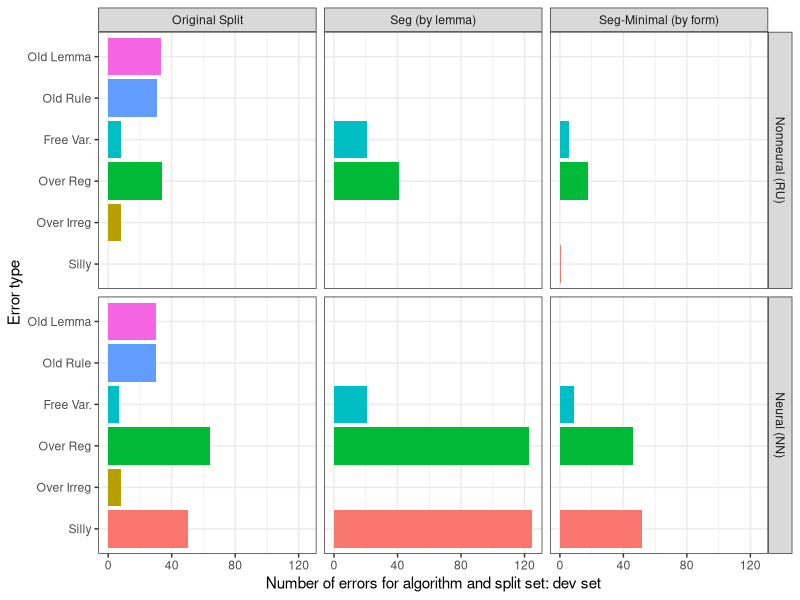
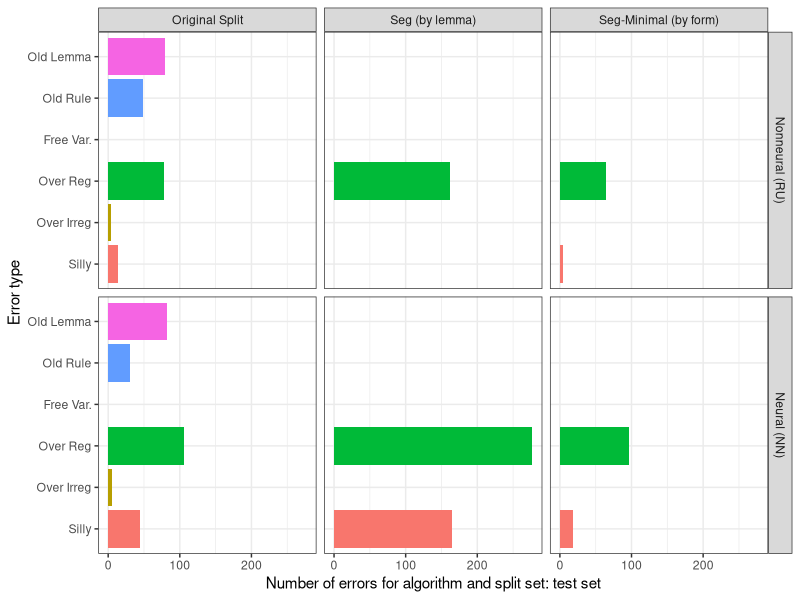
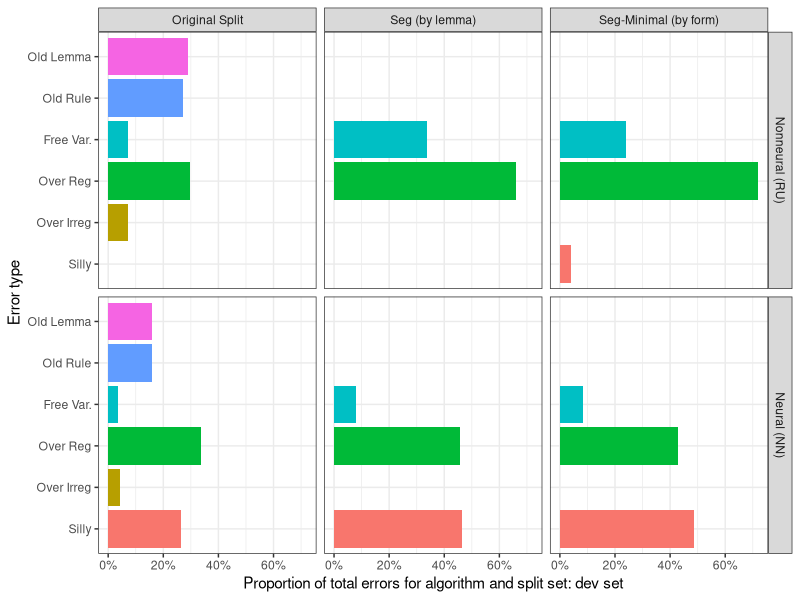
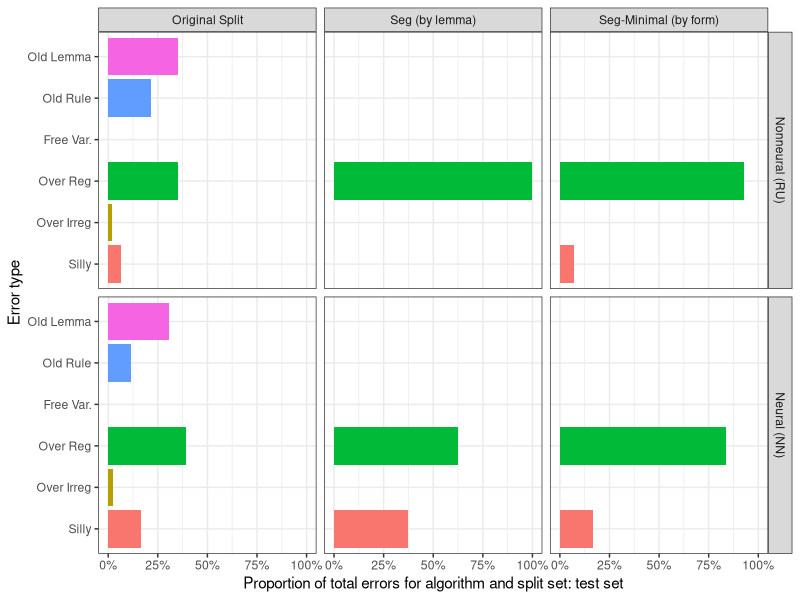
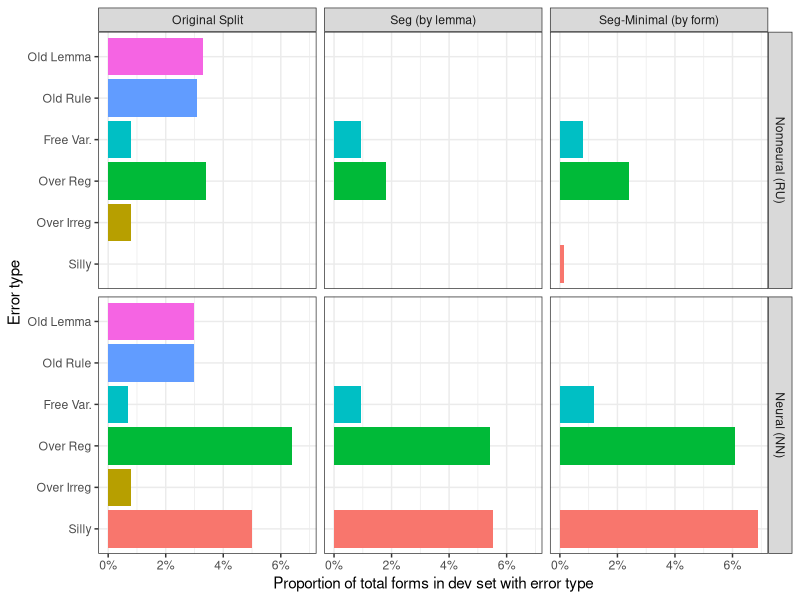
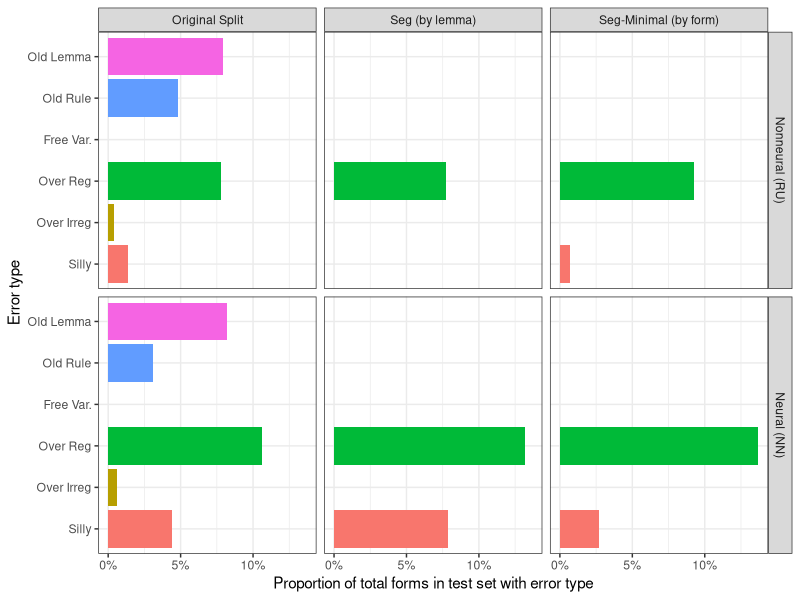
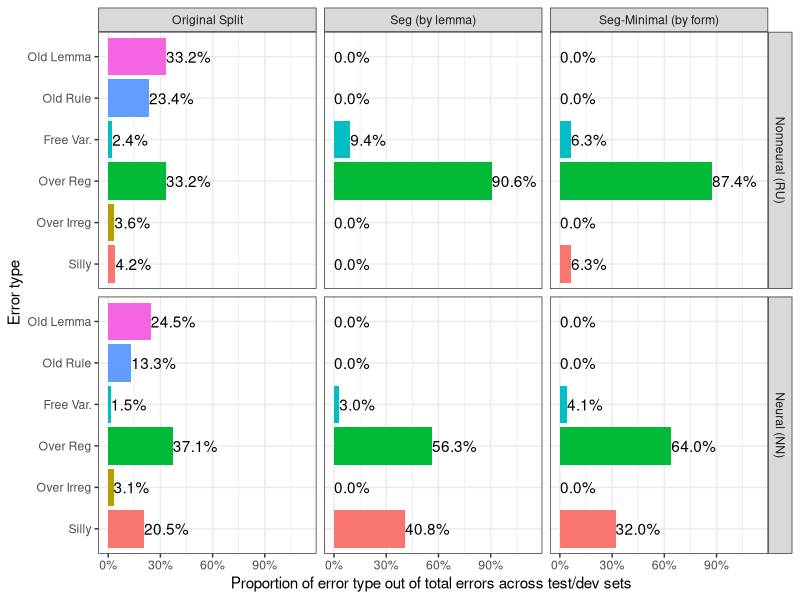
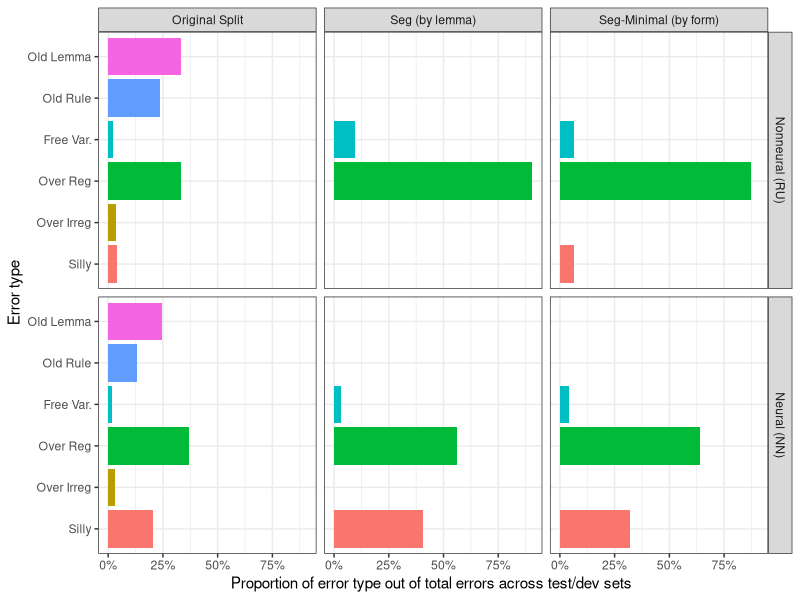

Write the R code that produced these figures, in order.
## ---- chunk 1
knitr::opts_chunk$set(fig.path = "figs/fra-", dev = c('pdf', 'png'), cache=T)
## ---- chunk 2
library(tidyr)
library(ggplot2)
library(magrittr)
library(dplyr)
library(stringr)
## ---- chunk 3
dat.forms <- read.csv("data/fra_data_set_form_counts.csv")
dat.errors <- read.csv("data/fra_error_distribution.csv")

## ---- chunk 4

dat.err.long <- dat.errors %>%
  pivot_longer(!Data.set, names_to = "error_type", values_to = "count") %>%
  mutate(error_type = factor(error_type, levels =  rev(c("Old.lemma", "Old.Rule", "Free.Var", "Over.Reg", "Over.Irreg", "Silly"))))


## ---- chunk 5
dat.err.long %<>%
  mutate(
    algorithm = if_else(str_starts(Data.set, "ru"), "rule", "neural"),
    split = if_else(str_ends(Data.set, "d"), "dev", "test"),
    split_set = case_when(
      str_detect(Data.set, "-s-") ~ "Seg (by lemma)",
      str_detect(Data.set, "-m-") ~ "Seg-Minimal (by form)",
      str_detect(Data.set, "-o-") ~ "Original Split"
    )
  )

# Mutate to factors

dat.err.long %<>%
  mutate(
    algorithm = factor(algorithm, levels = c("rule", "neural"))
  )


  
## ---- chunk 6
tot.errors.by.data.set <- dat.err.long %>%
  group_by(Data.set) %>%
  summarize(tot_error_data_set = sum(count))
  
## ---- chunk 7

dat.err.long %<>%
  left_join(tot.errors.by.data.set, by = "Data.set") %>%
  mutate(prop_out_of_errors_for_data_set = count/tot_error_data_set)


## ---- chunk 8

dat.forms.long <- dat.forms %>%
  mutate(split = case_when(Data.set == "fra.trn" ~ "trn",
                           Data.set == "fra.dev" ~ "dev",
                           Data.set == "fra.tst" ~ "test")
         ) %>%
  pivot_longer(cols = c("Original", "Segmentations", "Segmentations.Minimal"),
               names_to = "split_set_raw",
               values_to = "split_size"
  )

# Let's also rename split_set names to be consistent with dat.err.long         

dat.forms.long %<>%
  mutate(split_set = case_when(split_set_raw == "Original" ~ "Original Split",
                               split_set_raw == "Segmentations" ~ "Seg (by lemma)",
                               split_set_raw == "Segmentations.Minimal" ~ "Seg-Minimal (by form)"
                               
  )
  ) %>%
  dplyr::select(split_set, split, split_size)



## ---- chunk 9

dat.err.long %<>%
 left_join(dat.forms.long, by = c("split", "split_set")) %>%
  mutate(prop_forms_in_eval_split = count/split_size)


## ---- chunk 10

new_labels_algo <- c("rule" = "Nonneural (RU)", "neural" = "Neural (NN)")
new_labels_errors <-  c("Old.lemma" = "Old Lemma", "Old.Rule" = "Old Rule", "Free.Var" = "Free Var.", "Over.Reg" = "Over Reg", "Over.Irreg" = "Over Irreg", "Silly" = "Silly")

dat.err.long %>%
  filter(split == "dev") %>%
  ggplot(aes(y = count, x = error_type, fill = error_type)) +
  geom_bar(stat = "identity", position = "dodge") +
  scale_x_discrete(name = "Error type", labels = new_labels_errors) + 
  scale_fill_discrete(type = "Okabe-Ito") +
  scale_y_continuous(name = "Number of errors for algorithm and split set: dev set") +
  facet_grid(algorithm~split_set, labeller = labeller(algorithm = new_labels_algo)) + coord_flip() + guides(fill = "none") + theme_bw()


## ---- chunk 11

dat.err.long %>%
  filter(split == "test") %>%
  ggplot(aes(y = count, x = error_type, fill = error_type)) +
  geom_bar(stat = "identity", position = "dodge") +
  scale_x_discrete(name = "Error type", labels = new_labels_errors) + 
  scale_fill_discrete(type = "Okabe-Ito") +
  scale_y_continuous(name = "Number of errors for algorithm and split set: test set") +
  facet_grid(algorithm~split_set, labeller = labeller(algorithm = new_labels_algo)) + coord_flip() + guides(fill = "none") + theme_bw()


## ---- chunk 12

dat.err.long %>%
  filter(split == "dev") %>%
  ggplot(aes(y = prop_out_of_errors_for_data_set, x = error_type, fill = error_type)) +
  geom_bar(stat = "identity", position = "dodge") +
  scale_x_discrete(name = "Error type", labels = new_labels_errors) +
  scale_fill_discrete(type = "Okabe-Ito") +
  scale_y_continuous(name = "Proportion of total errors for algorithm and split set: dev set", labels = scales::percent_format()) +
  facet_grid(algorithm~split_set, labeller = labeller(algorithm = new_labels_algo)) + coord_flip() + guides(fill = "none") + theme_bw()



## ---- chunk 13

dat.err.long %>%
  filter(split == "test") %>%
  ggplot(aes(y = prop_out_of_errors_for_data_set, x = error_type, fill = error_type)) +
  geom_bar(stat = "identity", position = "dodge") +
  scale_x_discrete(name = "Error type", labels = new_labels_errors) +
  scale_fill_discrete(type = "Okabe-Ito") +
  scale_y_continuous(name = "Proportion of total errors for algorithm and split set: test set", labels = scales::percent_format()) +
  facet_grid(algorithm~split_set, labeller = labeller(algorithm = new_labels_algo)) + coord_flip() + guides(fill = "none") + theme_bw()



## ---- chunk 14

dat.err.long %>%
  filter(split == "dev") %>%
  ggplot(aes(y = prop_forms_in_eval_split, x = error_type, fill = error_type)) +
  geom_bar(stat = "identity", position = "dodge") +
  scale_x_discrete(name = "Error type", labels = new_labels_errors) +
  scale_fill_discrete(type = "Okabe-Ito") +
  scale_y_continuous(name = "Proportion of total forms in dev set with error type", labels = scales::percent_format()) +
  facet_grid(algorithm~split_set, labeller = labeller(algorithm = new_labels_algo)) + coord_flip() + guides(fill = "none") + theme_bw()



## ---- chunk 15

dat.err.long %>%
  filter(split == "test") %>%
  ggplot(aes(y = prop_forms_in_eval_split, x = error_type, fill = error_type)) +
  geom_bar(stat = "identity", position = "dodge") +
  scale_x_discrete(name = "Error type", labels = new_labels_errors) +
  scale_fill_discrete(type = "Okabe-Ito") +
  scale_y_continuous(name = "Proportion of total forms in test set with error type", labels = scales::percent_format()) +
  facet_grid(algorithm~split_set, labeller = labeller(algorithm = new_labels_algo)) + coord_flip() + guides(fill = "none") + theme_bw()



## ---- chunk 16
dat.forms.long %>%
  filter(split != "tn") %>%
  group_by(split_set) %>%
  summarize(eval_split_size = sum(split_size)) -> dat.forms.long.combo

## ---- chunk 17
dat.err.long %>%
  group_by(split_set,algorithm,error_type) %>%
  summarize(eval_count = sum(count),
            tot_error_split_set = sum(tot_error_data_set)
            ) %>%
  mutate(prop_out_of_errors = eval_count/tot_error_split_set) -> dat.err.long.combo


## ---- chunk 18

dat.err.long.combo %>%
  ggplot(aes(y = prop_out_of_errors, x = error_type, fill = error_type)) +
  geom_bar(stat = "identity", position = "dodge") +
  geom_text(aes(label=scales::percent(prop_out_of_errors, accuracy = 0.1)), hjust = 0)+
  scale_x_discrete(name = "Error type", labels = new_labels_errors) +
  scale_fill_discrete(type = "Okabe-Ito") +
  scale_y_continuous(name = "Proportion of error type out of total errors across test/dev sets ", labels = scales::percent_format(), limits = c(0, 1.14)) +
  facet_grid(algorithm~split_set, labeller = labeller(algorithm = new_labels_algo)) + coord_flip() + guides(fill = "none") + theme_bw()



## ---- chunk 19

dat.err.long.combo %>%
  ggplot(aes(y = prop_out_of_errors, x = error_type, fill = error_type)) +
  geom_bar(stat = "identity", position = "dodge") +
 # geom_text(aes(label=scales::percent(prop_out_of_errors, accuracy = 0.1)), hjust = -0.06)+
  scale_x_discrete(name = "Error type", labels = new_labels_errors) +
  scale_fill_discrete(type = "Okabe-Ito") +
  scale_y_continuous(name = "Proportion of error type out of total errors across test/dev sets ", labels = scales::percent_format()) +
  facet_grid(algorithm~split_set, labeller = labeller(algorithm = new_labels_algo)) + coord_flip() + guides(fill = "none") + theme_bw()



